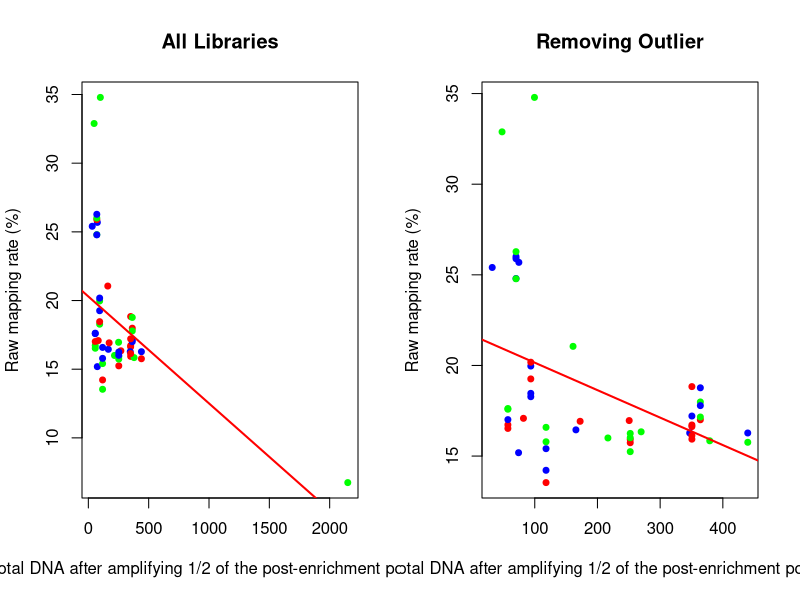
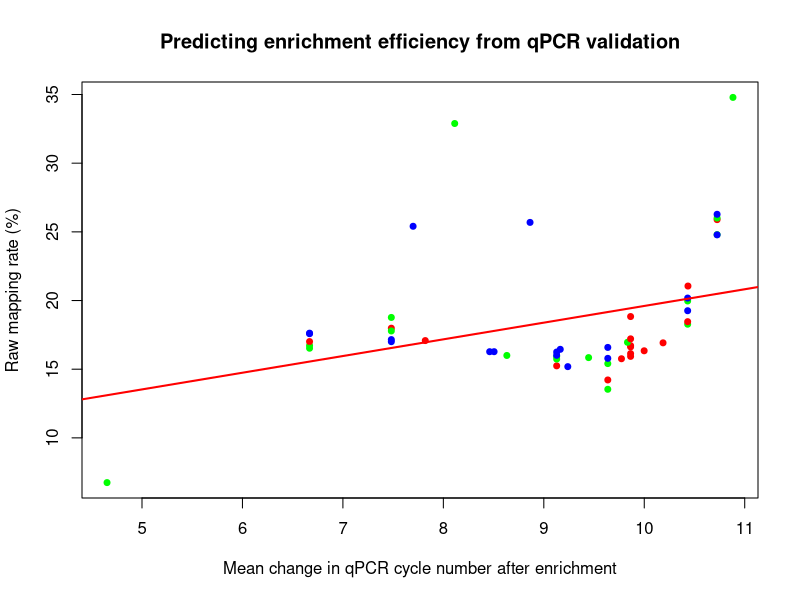
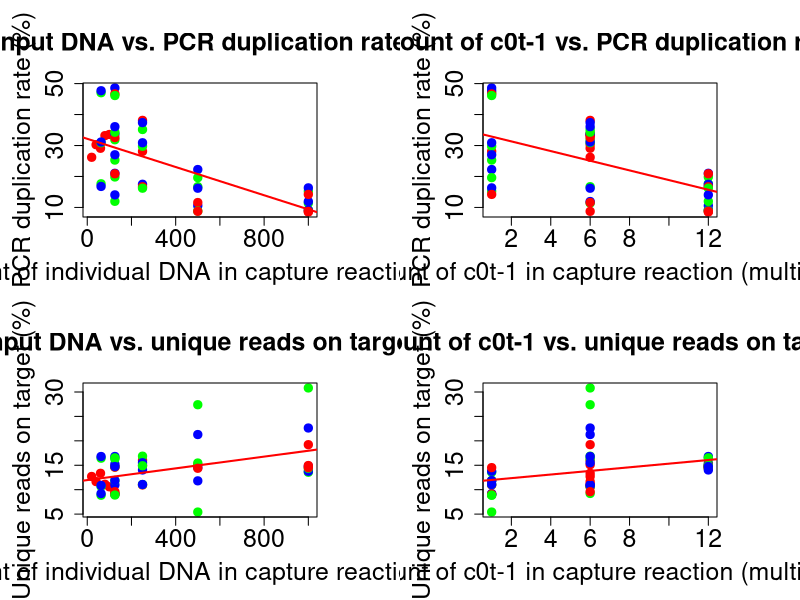
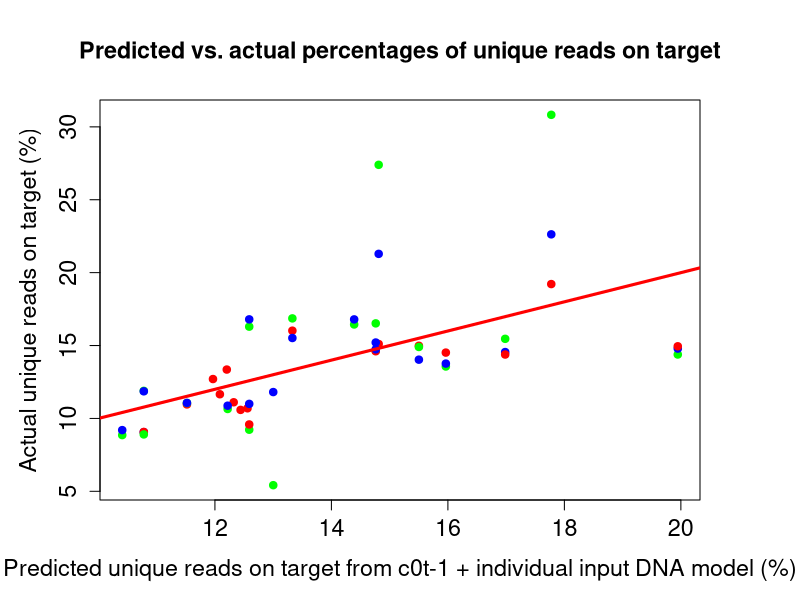

Generate these figures, in order, with R: (Note: this script raises an error after producing the figures.)
setwd("~/src/manderCap/")
mappingStats <- read.csv("mappingStats.csv", stringsAsFactors=FALSE)
mappingStatsNoDSN <- mappingStats[-c(18,21),]
mappingStatsNoDSN$post.50_uL_PCR_totalDNA <- mappingStatsNoDSN$post.50_uL_PCR_concentration_cleaned * 50
mappingStatsNoDSN$CTSonly6iterRawMapRatePERCENT <- mappingStatsNoDSN$CTSonly6iterRawMapRate * 100
mappingStatsNoDSN$CTSonly6iterDiscountMapRatePERCENT <- mappingStatsNoDSN$CTSonly6iterDiscountMapRate * 100
mappingStatsNoDSN$CTSonly6iterPercDupesPERCENT <- mappingStatsNoDSN$CTSonly6iterPercDupes * 100



png("~/Dropbox/UCLA/Research/Papers/ambystoma_optimization/PCRconcentration_to_rawMappingRate.png", width=1000, height=500, units="px")
par(mfrow=c(1,2))
plot(mappingStatsNoDSN$CTSonly6iterRawMapRatePERCENT ~ mappingStatsNoDSN$post.50_uL_PCR_totalDNA, col=mappingStatsNoDSN$individual, pch=20, xlab="Total DNA after amplifying 1/2 of the post-enrichment pool (ng)", ylab="Raw mapping rate (%)", main="All Libraries", cex=1.2)
abline(lm(mappingStatsNoDSN$CTSonly6iterRawMapRatePERCENT ~ mappingStatsNoDSN$post.50_uL_PCR_totalDNA), lwd=2, col="red")
plot(mappingStatsNoDSN$CTSonly6iterRawMapRatePERCENT[-18] ~ mappingStatsNoDSN$post.50_uL_PCR_totalDNA[-18], col=mappingStatsNoDSN$individual, pch=20, xlab="Total DNA after amplifying 1/2 of the post-enrichment pool (ng)", ylab="Raw mapping rate (%)", main="Removing Outlier", cex=1.2)
abline(lm(mappingStatsNoDSN$CTSonly6iterRawMapRatePERCENT[-18] ~ mappingStatsNoDSN$post.50_uL_PCR_totalDNA[-18]), col="red", lwd=2)
dev.off()

png("~/Dropbox/UCLA/Research/Papers/ambystoma_optimization/qPCRave_to_rawMappingRate.png", width=600, height=600, units="px")
plot(mappingStatsNoDSN$CTSonly6iterRawMapRatePERCENT ~ mappingStatsNoDSN$Ave_delta_Cp, col=mappingStatsNoDSN$individual, pch=20, xlab="Mean change in qPCR cycle number after enrichment", ylab="Raw mapping rate (%)", main="Predicting enrichment efficiency from qPCR validation", cex=1.2)
abline(lm(mappingStatsNoDSN$CTSonly6iterRawMapRatePERCENT ~ mappingStatsNoDSN$Ave_delta_Cp), lwd=2, col="red")
dev.off()


# Figure 5--4 panel showing reduction in PCR duplication rates with different variables and increase in unique read on target rate
png("~/Dropbox/UCLA/Research/Papers/ambystoma_optimization/four-panel.png", width=1200, height=1200, units="px")
par(mfrow=c(2,2), mar=c(5,5,5,5))

    # PCR duplication rates
plot(mappingStatsNoDSN$individual_dna_in_capture, mappingStatsNoDSN$CTSonly6iterPercDupesPERCENT, col=c(mappingStatsNoDSN$individual), cex=2, pch=20, xlab="Amount of individual DNA in capture reaction (ng)", ylab="PCR duplication rate (%)", main="Input DNA vs. PCR duplication rate", cex.lab=1.8, cex.main=1.8, cex.axis=1.8)
abline(lm(mappingStatsNoDSN$CTSonly6iterPercDupesPERCENT ~ mappingStatsNoDSN$individual_dna_in_capture), lwd=2, col="red")
plot(mappingStatsNoDSN$cot.multiplier, mappingStatsNoDSN$CTSonly6iterPercDupesPERCENT, col=mappingStatsNoDSN$individual, cex=2, pch=20, xlab="Amount of c0t-1 in capture reaction (multiplier)", ylab="PCR duplication rate (%)", main="Amount of c0t-1 vs. PCR duplication rate", cex.lab=1.8, cex.main=1.8, cex.axis=1.8)
abline(lm(mappingStatsNoDSN$CTSonly6iterPercDupesPERCENT ~ mappingStatsNoDSN$cot.multiplier), lwd=2, col="red")

      # Discounted map rates
plot(mappingStatsNoDSN$individual_dna_in_capture, mappingStatsNoDSN$CTSonly6iterDiscountMapRatePERCENT, col=mappingStatsNoDSN$individual, cex=2, pch=20, xlab="Amount of individual DNA in capture reaction (ng)", ylab="Unique reads on target (%)", main="Input DNA vs. unique reads on target", cex.lab=1.8, cex.main=1.8, cex.axis=1.8)
abline(lm(mappingStatsNoDSN$CTSonly6iterDiscountMapRatePERCENT ~ mappingStatsNoDSN$individual_dna_in_capture), lwd=2, col="red")
plot(mappingStatsNoDSN$cot.multiplier, mappingStatsNoDSN$CTSonly6iterDiscountMapRatePERCENT, col=mappingStatsNoDSN$individual, cex=2, pch=20, xlab="Amount of c0t-1 in capture reaction (multiplier)", ylab="Unique reads on target (%)", main="Amount of c0t-1 vs. unique reads on target", cex.lab=1.8, cex.main=1.8, cex.axis=1.8)
abline(lm(mappingStatsNoDSN$CTSonly6iterDiscountMapRatePERCENT ~ mappingStatsNoDSN$cot.multiplier), lwd=2, col="red")

dev.off()


# Figure showing average target depth


# Figure showing predicted vs. expected values for two-variable model
png("~/Dropbox/UCLA/Research/Papers/ambystoma_optimization/predictedVsRealValues.png", width=600, height=600, units="px")
par(mar=c(5,5,5,5))
twoVarModel <- lm(mappingStatsNoDSN$CTSonly6iterDiscountMapRatePERCENT ~ mappingStatsNoDSN$cot.multiplier + mappingStatsNoDSN$individual_dna_in_capture)
plot(twoVarModel$fitted.values, mappingStatsNoDSN$CTSonly6iterDiscountMapRatePERCENT, cex=1.5, pch=20, xlab="Predicted unique reads on target from c0t-1 + individual input DNA model (%)", ylab="Actual unique reads on target (%)", main="Predicted vs. actual percentages of unique reads on target", cex.lab=1.4, cex.main=1.4, cex.axis=1.4, col=mappingStatsNoDSN$individual)
abline(coef=c(0,1), lwd=3, col="red")
dev.off()

summary(twoVarModel)

# Table 3: Model comparison for discounted mapping rate
  # Input DNA only
summary(lm(mappingStatsNoDSN$CTSonly6iterDiscountMapRate ~ mappingStatsNoDSN$individual_dna_in_capture))
AIC(lm(mappingStatsNoDSN$CTSonly6iterDiscountMapRate ~ mappingStatsNoDSN$individual_dna_in_capture))
BIC(lm(mappingStatsNoDSN$CTSonly6iterDiscountMapRate ~ mappingStatsNoDSN$individual_dna_in_capture))
  # cot1 only
summary(lm(mappingStatsNoDSN$CTSonly6iterDiscountMapRate ~ mappingStatsNoDSN$cot.multiplier))
AIC(lm(mappingStatsNoDSN$CTSonly6iterDiscountMapRate ~ mappingStatsNoDSN$cot.multiplier))
BIC(lm(mappingStatsNoDSN$CTSonly6iterDiscountMapRate ~ mappingStatsNoDSN$cot.multiplier))
  # individual only
summary(lm(mappingStatsNoDSN$CTSonly6iterDiscountMapRate ~ mappingStatsNoDSN$individual))
AIC(lm(mappingStatsNoDSN$CTSonly6iterDiscountMapRate ~ mappingStatsNoDSN$individual))
BIC(lm(mappingStatsNoDSN$CTSonly6iterDiscountMapRate ~ mappingStatsNoDSN$individual))
  # Input DNA and cot-1
summary(lm(mappingStatsNoDSN$CTSonly6iterDiscountMapRate ~ mappingStatsNoDSN$individual_dna_in_capture + mappingStatsNoDSN$cot.multiplier))
AIC(lm(mappingStatsNoDSN$CTSonly6iterDiscountMapRate ~ mappingStatsNoDSN$individual_dna_in_capture + mappingStatsNoDSN$cot.multiplier))
BIC(lm(mappingStatsNoDSN$CTSonly6iterDiscountMapRate ~ mappingStatsNoDSN$individual_dna_in_capture + mappingStatsNoDSN$cot.multiplier))
  # cot-1 and individual ID
summary(lm(mappingStatsNoDSN$CTSonly6iterDiscountMapRate ~ mappingStatsNoDSN$cot.multiplier + mappingStatsNoDSN$individual))
AIC(lm(mappingStatsNoDSN$CTSonly6iterDiscountMapRate ~ mappingStatsNoDSN$cot.multiplier + mappingStatsNoDSN$individual))
BIC(lm(mappingStatsNoDSN$CTSonly6iterDiscountMapRate ~ mappingStatsNoDSN$cot.multiplier + mappingStatsNoDSN$individual))
  # Input DNA and individual ID
summary(lm(mappingStatsNoDSN$CTSonly6iterDiscountMapRate ~ mappingStatsNoDSN$individual_dna_in_capture + mappingStatsNoDSN$individual))
AIC(lm(mappingStatsNoDSN$CTSonly6iterDiscountMapRate ~ mappingStatsNoDSN$individual_dna_in_capture + mappingStatsNoDSN$individual))
BIC(lm(mappingStatsNoDSN$CTSonly6iterDiscountMapRate ~ mappingStatsNoDSN$individual_dna_in_capture + mappingStatsNoDSN$individual))
  # Input DNA and cot-1 and individual ID
summary(lm(mappingStatsNoDSN$CTSonly6iterDiscountMapRate ~ mappingStatsNoDSN$individual_dna_in_capture + mappingStatsNoDSN$cot.multiplier + mappingStatsNoDSN$individual))
AIC(lm(mappingStatsNoDSN$CTSonly6iterDiscountMapRate ~ mappingStatsNoDSN$individual_dna_in_capture + mappingStatsNoDSN$cot.multiplier + mappingStatsNoDSN$individual))
BIC(lm(mappingStatsNoDSN$CTSonly6iterDiscountMapRate ~ mappingStatsNoDSN$individual_dna_in_capture + mappingStatsNoDSN$cot.multiplier + mappingStatsNoDSN$individual))



# Table 4: Model comparison for depth across HSP
# Input DNA only
summary(lm(mappingStatsNoDSN$AverageTargetDepthAcrossHSP ~ mappingStatsNoDSN$individual_dna_in_capture))
AIC(lm(mappingStatsNoDSN$AverageTargetDepthAcrossHSP ~ mappingStatsNoDSN$individual_dna_in_capture))
BIC(lm(mappingStatsNoDSN$AverageTargetDepthAcrossHSP ~ mappingStatsNoDSN$individual_dna_in_capture))
# cot1 only
summary(lm(mappingStatsNoDSN$AverageTargetDepthAcrossHSP ~ mappingStatsNoDSN$cot.multiplier))
AIC(lm(mappingStatsNoDSN$AverageTargetDepthAcrossHSP ~ mappingStatsNoDSN$cot.multiplier))
BIC(lm(mappingStatsNoDSN$AverageTargetDepthAcrossHSP ~ mappingStatsNoDSN$cot.multiplier))
# individual only
summary(lm(mappingStatsNoDSN$AverageTargetDepthAcrossHSP ~ mappingStatsNoDSN$individual))
AIC(lm(mappingStatsNoDSN$AverageTargetDepthAcrossHSP ~ mappingStatsNoDSN$individual))
BIC(lm(mappingStatsNoDSN$AverageTargetDepthAcrossHSP ~ mappingStatsNoDSN$individual))
# Input DNA and cot-1
summary(lm(mappingStatsNoDSN$AverageTargetDepthAcrossHSP ~ mappingStatsNoDSN$individual_dna_in_capture + mappingStatsNoDSN$cot.multiplier))
AIC(lm(mappingStatsNoDSN$AverageTargetDepthAcrossHSP ~ mappingStatsNoDSN$individual_dna_in_capture + mappingStatsNoDSN$cot.multiplier))
BIC(lm(mappingStatsNoDSN$AverageTargetDepthAcrossHSP ~ mappingStatsNoDSN$individual_dna_in_capture + mappingStatsNoDSN$cot.multiplier))
# cot-1 and individual ID
summary(lm(mappingStatsNoDSN$AverageTargetDepthAcrossHSP ~ mappingStatsNoDSN$cot.multiplier + mappingStatsNoDSN$individual))
AIC(lm(mappingStatsNoDSN$AverageTargetDepthAcrossHSP ~ mappingStatsNoDSN$cot.multiplier + mappingStatsNoDSN$individual))
BIC(lm(mappingStatsNoDSN$AverageTargetDepthAcrossHSP ~ mappingStatsNoDSN$cot.multiplier + mappingStatsNoDSN$individual))
# Input DNA and individual ID
summary(lm(mappingStatsNoDSN$AverageTargetDepthAcrossHSP ~ mappingStatsNoDSN$individual_dna_in_capture + mappingStatsNoDSN$individual))
AIC(lm(mappingStatsNoDSN$AverageTargetDepthAcrossHSP ~ mappingStatsNoDSN$individual_dna_in_capture + mappingStatsNoDSN$individual))
BIC(lm(mappingStatsNoDSN$AverageTargetDepthAcrossHSP ~ mappingStatsNoDSN$individual_dna_in_capture + mappingStatsNoDSN$individual))
# Input DNA and cot-1 and individual ID
summary(lm(mappingStatsNoDSN$AverageTargetDepthAcrossHSP ~ mappingStatsNoDSN$individual_dna_in_capture + mappingStatsNoDSN$cot.multiplier + mappingStatsNoDSN$individual))
AIC(lm(mappingStatsNoDSN$AverageTargetDepthAcrossHSP ~ mappingStatsNoDSN$individual_dna_in_capture + mappingStatsNoDSN$cot.multiplier + mappingStatsNoDSN$individual))
BIC(lm(mappingStatsNoDSN$AverageTargetDepthAcrossHSP ~ mappingStatsNoDSN$individual_dna_in_capture + mappingStatsNoDSN$cot.multiplier + mappingStatsNoDSN$individual))
















# Generate the nested models
cot1Mod <- lm(mappingStatsNoDSN$CTSonly6iterDiscountMapRate ~ mappingStatsNoDSN$cot.multiplier)
inputDNAmod <- lm(mappingStatsNoDSN$CTSonly6iterDiscountMapRate ~ mappingStatsNoDSN$individual_dna_in_capture)
individualMod <- lm(mappingStatsNoDSN$CTSonly6iterDiscountMapRate ~ mappingStatsNoDSN$individual)
cot1AndInputDNAmod <- lm(mappingStatsNoDSN$CTSonly6iterDiscountMapRate ~ mappingStatsNoDSN$cot.multiplier + mappingStatsNoDSN$individual_dna_in_capture)
cot1AndIndividualMod <- lm(mappingStatsNoDSN$CTSonly6iterDiscountMapRate ~ mappingStatsNoDSN$cot.multiplier + mappingStatsNoDSN$individual)
inputDNAandIndividualMod <- lm(mappingStatsNoDSN$CTSonly6iterDiscountMapRate ~ mappingStatsNoDSN$individual_dna_in_capture + mappingStatsNoDSN$individual)
all3Mod <- lm(mappingStatsNoDSN$CTSonly6iterDiscountMapRate ~ mappingStatsNoDSN$individual_dna_in_capture + mappingStatsNoDSN$cot.multiplier + mappingStatsNoDSN$individual)


cot1AndInputDNAmod <- lm(mappingStatsNoDSN$CTSonly6iterDiscountMapRate ~ mappingStatsNoDSN$cot.multiplier + mappingStatsNoDSN$individual_dna_in_capture + G(mappingStatsNoDSN$individual))



totalDNAmod <- lm(mappingStatsNoDSN$CTSonly6iterDiscountMapRate ~ mappingStatsNoDSN$total_dna_in_capture)
all4Mod <- lm(mappingStatsNoDSN$CTSonly6iterDiscountMapRate ~ mappingStatsNoDSN$individual_dna_in_capture + mappingStatsNoDSN$cot.multiplier + mappingStatsNoDSN$individual + mappingStatsNoDSN$total_dna_in_capture)
all3v2Mod <- lm(mappingStatsNoDSN$CTSonly6iterDiscountMapRate ~ mappingStatsNoDSN$individual_dna_in_capture + mappingStatsNoDSN$cot.multiplier + mappingStatsNoDSN$total_dna_in_capture) 



# Are CTS/BTS/F1 distinguishable?
plot(mappingStatsNoDSN$condition, mappingStatsNoDSN$CTSonly6iterDiscountMapRate, col=mappingStatsNoDSN$individual, pch=20, ylab="Discounted capture rate", xlab="Reaction condition number", main="CTS-only assembly after six ARC iterations--looking for differences between CTS/BTS/F1")


# Looks at predictive power of our variables
plot(mappingStatsNoDSN$individual_dna_in_capture, mappingStatsNoDSN$CTSonly6iterDiscountMapRate, col=mappingStatsNoDSN$individual, pch=20, cex=1, ylab="Discounted capture rate", xlab="Individual DNA in capture", main="CTS-only assembly after six ARC iterations")
plot(mappingStatsNoDSN$individual_dna_in_capture, mappingStatsNoDSN$CTSonly6iterRawMapRate, col=mappingStatsNoDSN$individual, pch=20, cex=1, ylab="Discounted capture rate", xlab="Individual DNA in capture", main="RAW MAP")
plot(mappingStatsNoDSN$individual_dna_in_capture, mappingStatsNoDSN$CTSonly6iterPercDupes, col=mappingStatsNoDSN$individual, pch=20, cex=1, ylab="Discounted capture rate", xlab="Individual DNA in capture", main="CTS-only assembly after six ARC iterations")


indDNAmod <- lm(mappingStatsNoDSN$CTSonly6iterDiscountMapRate ~ mappingStatsNoDSN$individual_dna_in_capture)
summary(indDNAmod)
abline(indDNAmod, col="red", lwd=2)
indDNAmodResiduals <- resid(indDNAmod)
indDNAmodInd<- lm(mappingStatsNoDSN$CTSonly6iterDiscountMapRate ~ mappingStatsNoDSN$individual_dna_in_capture + mappingStatsNoDSN$individual)
summary(indDNAmodInd)


all3mod <- lm(mappingStatsNoDSN$CTSonly6iterDiscountMapRate ~ mappingStatsNoDSN$individual_dna_in_capture + mappingStatsNoDSN$cot.multiplier + mappingStatsNoDSN$individual)
summary(all3mod)
anova(all3mod)

bothMod <- lm(mappingStatsNoDSN$CTSonly6iterDiscountMapRate ~ mappingStatsNoDSN$individual_dna_in_capture + mappingStatsNoDSN$cot.multiplier)
plot(bothMod)
plot(fitted(bothMod), mappingStatsNoDSN$CTSonly6iterDiscountMapRate)
abline(coef=c(0,1), col="red", lwd=2)

# Plot of the residuals from the individual DNA model
plot(mappingStatsNoDSN$individual_dna_in_capture, indDNAmodResiduals, col=mappingStatsNoDSN$individual, pch=20, cex=1, ylab="Residual", xlab="Individual DNA in capture", main="CTS-only assembly after six ARC iterations--residuals from individual input DNA model")




# cot-1 Analyses
plot(mappingStatsNoDSN$cot.multiplier, mappingStatsNoDSN$CTSonly6iterDiscountMapRate, col=mappingStatsNoDSN$individual, pch=20, cex=1, ylab="Discounted capture rate", xlab="cot-1 multiplier", main="CTS-only assembly after six ARC iterations")
cot1mod <- lm(mappingStatsNoDSN$CTSonly6iterDiscountMapRate ~ mappingStatsNoDSN$cot.multiplier)
summary(cot1mod)
abline(cot1mod, col="red", lwd=2)
cot1modResiduals <- resid(cot1mod)

# Plot of the residuals from the cot-1 model
plot(mappingStatsNoDSN$individual_dna_in_capture, cot1modResiduals, col=mappingStatsNoDSN$individual, pch=20, cex=1, ylab="Residual", xlab="Individual DNA in capture", main="CTS-only assembly after six ARC iterations--residuals from cot-1 model")



# Predict individual DNA residuals based on cot-1
plot(mappingStatsNoDSN$cot.multiplier, indDNAmodResiduals, col=mappingStatsNoDSN$individual, pch=20)
summary(lm(indDNAmodResiduals ~ mappingStatsNoDSN$cot.multiplier))
abline(lm(indDNAmodResiduals ~ mappingStatsNoDSN$cot.multiplier), col="red", lwd=2)

# Predict cot-1 residuals based on input DNA
plot(mappingStatsNoDSN$individual_dna_in_capture, cot1modResiduals, col=mappingStatsNoDSN$individual, pch=20)
summary(lm(cot1modResiduals ~ mappingStatsNoDSN$individual_dna_in_capture))
abline(lm(cot1modResiduals ~ mappingStatsNoDSN$individual_dna_in_capture), col="red", lwd=2)




summary(lm(mappingStatsNoDSN$CTSonly6iterDiscountMapRate ~ mappingStatsNoDSN$individual_dna_in_capture + mappingStatsNoDSN$cot.multiplier))
summary(lm(mappingStatsNoDSN$CTSonly6iterDiscountMapRate ~ mappingStatsNoDSN$cot.multiplier))
summary(lm(mappingStatsNoDSN$CTSonly6iterDiscountMapRate ~ mappingStatsNoDSN$individual_dna_in_capture))
